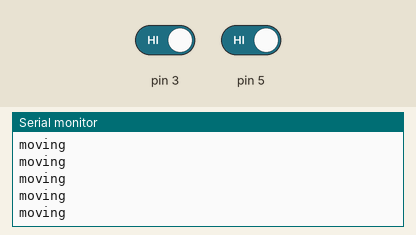
A sketch run on a simulated Arduino Uno, built with avr-gcc and run on an emulated ATmega328P. On the bench: the last lines printed to the serial monitor. The inputs (shaded band) are chosen by the test bench; at power-on: pin 3 HIGH, pin 5 HIGH.

Above: at 1.2 s.
1.3 s: pin 3 driven LOW
At 2.2 s:
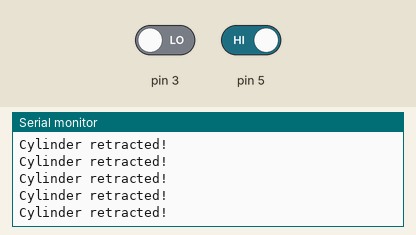
3.2 s: pin 5 driven LOW
At 4.3 s:
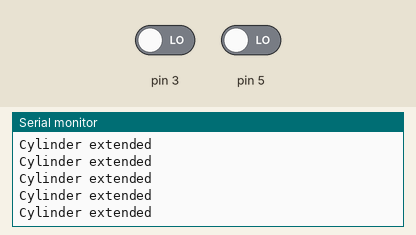
5.1 s: pin 5 driven HIGH
At 5.7 s:
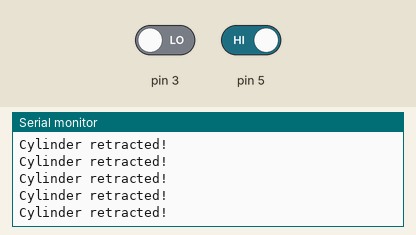
8.1 s: pin 3 driven HIGH
At 8.8 s:
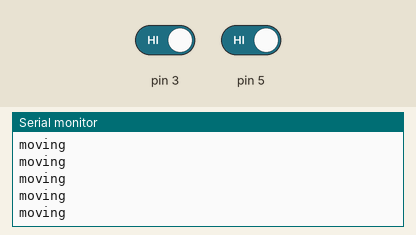
11.1 s: pin 3 driven LOW
At 11.6 s:
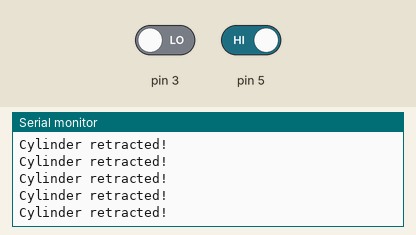
14.1 s: pin 3 driven HIGH and pin 5 driven LOW
At 14.9 s:
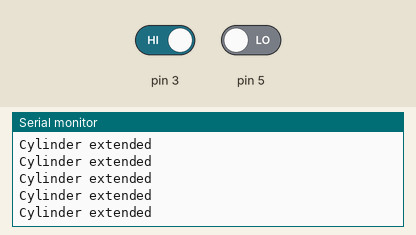

Measured:
- after the input at 1.3 s, the serial monitor: prints a new line after 0.08 s (image 1)
- after the input at 3.2 s, the serial monitor: prints a new line after 0.08 s (image 2)
- after the input at 8.1 s, the serial monitor: prints a new line after 0.09 s (image 4)
- after the input at 14.1 s, the serial monitor: prints a new line after 0.09 s (image 6)

The sketch:

cylinder_sensor_test.ino
```cpp
void setup() {
  // put your setup code here, to run once:
pinMode(3, INPUT);
pinMode(5, INPUT);
Serial.begin(9600);
Serial.println("Hey we are here!");
}

void loop() {
  // put your main code here, to run repeatedly:
int S1 = digitalRead(5);
int S2 = digitalRead(3);
if (S1 == LOW) {
  Serial.println("Cylinder extended");
}
else if (S2 == LOW) {
Serial.println("Cylinder retracted!");
}

else{
  Serial.println("moving");
}

}
```
